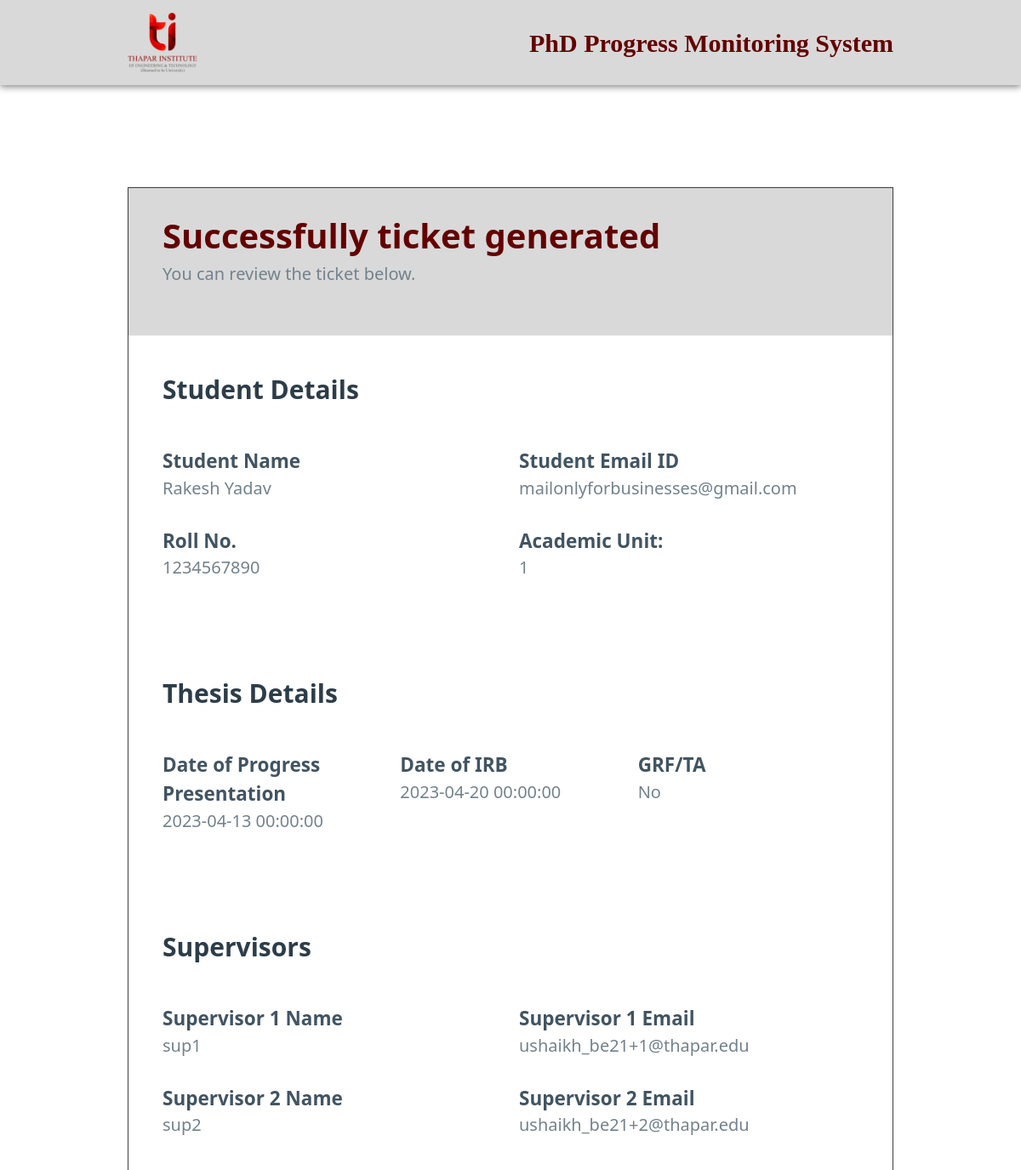
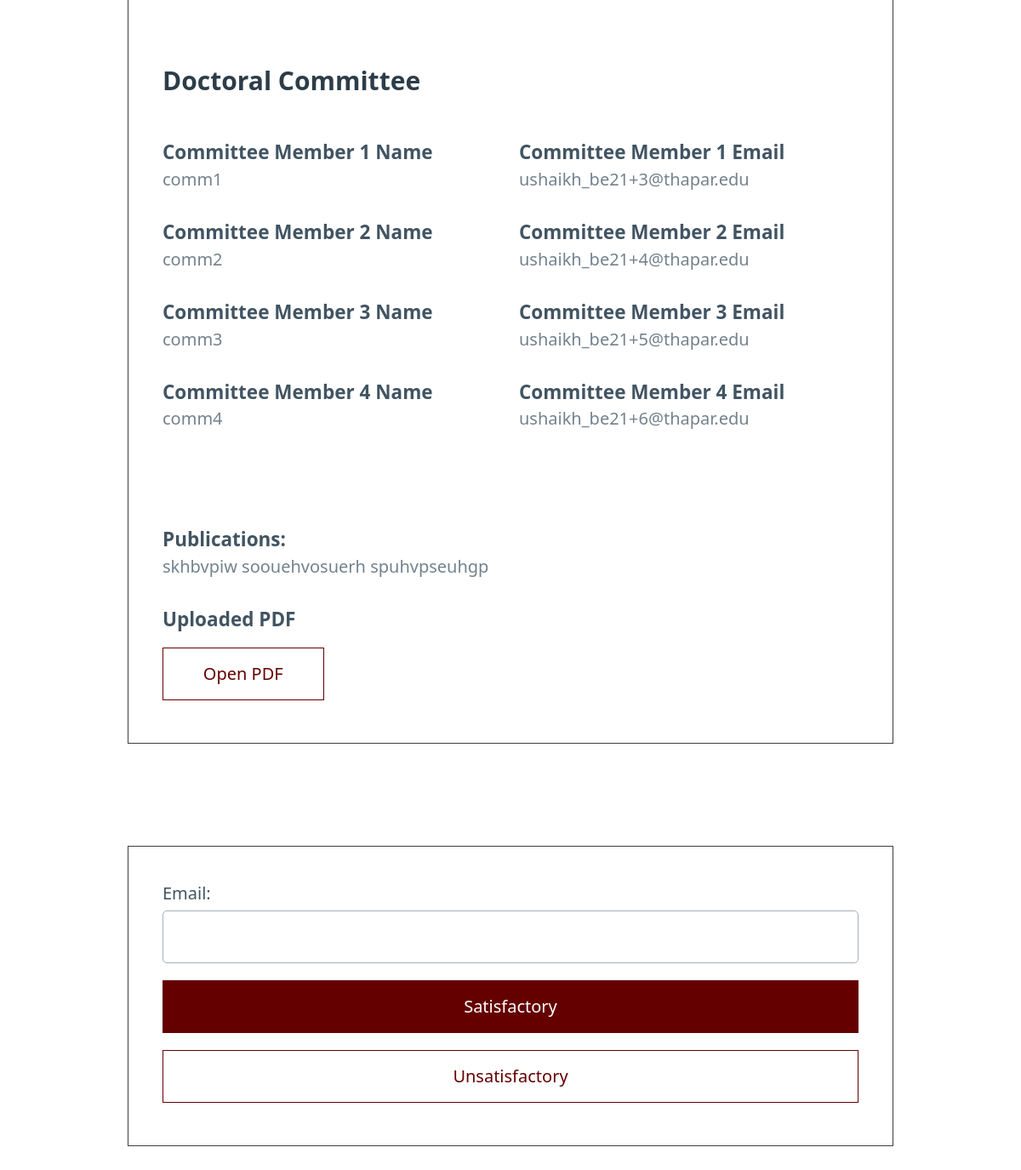
The app's page /committee/1 with its own data (2 pictures, top to bottom).
### app.py (models this page shows)
class Ticket(db.Model):
    Project_ID = db.Column(db.Integer, primary_key=True)
    Roll_No = db.Column(db.String(50), unique=True, nullable=False)
    Student_Name = db.Column(db.String(50), unique=True, nullable=False)
    Student_Email = db.Column(db.String(50), unique=True, nullable=False)
    Au = db.Column(db.String(50), nullable=False)
    Date_Of_Registration = db.Column(db.DateTime, nullable=False)
    Gate = db.Column(db.Boolean, nullable=False)
    Project_Title = db.Column(db.String(50), nullable=False)
    Date_Of_IRB = db.Column(db.DateTime, nullable=False)
    Date_Of_Progress_Presentation = db.Column(db.DateTime, nullable=False)
    File_Path = db.Column(db.String(50), unique=True, nullable=False)
    Publications = db.Column(db.String(50))
    Supervisor_Name = db.Column(db.String(500), nullable=False)
    Supervisor_Email = db.Column(db.String(500), nullable=False)
    Supervisor_Remarks = db.Column(db.String(500))
    Supervisor_Approval = db.Column(db.String(500))
    Supervisor_Marks = db.Column(db.String(500))
    Committee_Name = db.Column(db.Integer, nullable=False)
    Committee_Email = db.Column(db.String(50), nullable=False)
    Committee_Remarks = db.Column(db.String(50))
    Committee_Approval = db.Column(db.Integer)
    Au_Approval = db.Column(db.Boolean)
    Adordc_Approval = db.Column(db.Boolean)
    LastDate = db.Column(db.DateTime, nullable=False)

### app.py (the view)
@app.route('/committee/<Project_ID>', methods=['GET', 'POST'])
def committee(Project_ID):
    ticket = Ticket.query.filter_by(Project_ID=Project_ID).first()
    comE = ticket.Committee_Email.split(';')
    comN = ticket.Committee_Name.split(';')
    supE = ticket.Supervisor_Email.split(';')
    supN = ticket.Supervisor_Name.split(';')
    comE.pop()
    comN.pop()
    if ticket.Supervisor_Remarks:
        supR = ticket.Supervisor_Remarks.split(';')
    else:
        supR = ['' for i in supE if i != '']
    if request.method == "POST":
        Committee_Email = request.form['committee-email']
        index = comE.index(Committee_Email)
        comA = ticket.Committee_Approval.split(';')
        if request.form['satisfaction'] == 'Satisfactory':
            comA[index] = '1'
        elif request.form['satisfaction'] == 'Unsatisfactory':
            comA[index] = '-1'
        ticket.Committee_Approval = ';'.join(comA)
        db.session.commit()
        success = 'Your response has been Submitted Successfully'
    else:
        success = ""
    return render_template('committee.html', Ticket=ticket, success=success, comE=comE, comN=comN, supE=supE, supN=supN, supR=supR, Project_ID=Project_ID)

### templates/committee.html
    {% extends 'ticket_created.html' %}
    {% block form %}
    <article class="article">
    <form action="/committee/{{ Project_ID }}" method="post">
        <label for="committee-email"> Email:</label>
        <input type="email" id="committee-email" name="committee-email"><br>
        <input type="submit" style="border-radius: 0; border: 1px solid #640000;" name="satisfaction" value="Satisfactory">
        <input type="submit" style="background-color: white; color: #640000; border-radius: 0; border: 1px solid #640000;" name="satisfaction" value="Unsatisfactory">
    </form>
    </article>
    {% endblock %}

### templates/ticket_created.html (shortened to what this page needs)
<!DOCTYPE html>
<html lang="en" data-theme="light">
<head>
    <link rel="stylesheet" href="{{ url_for('static', filename='pico.min.css') }}">
</head>
<body>
    <div class="nav-container">
        <div class="nav">
            <div class="logo">
                <img src="{{ url_for('static', filename='images/tietlogo.png') }}" alt="logo">
            </div>
            <div class="brand">
                <strong>PhD Progress Monitoring System</strong>
            </div>
        </div>
    </div>
    <article class="article">
        <header class="header">
            <hgroup>
                <h1> Successfully ticket generated</h1>
                <h2>You can review the ticket below.</h2>
            </hgroup>
        </header>
        <main class="container">
            <section class="student-details">
                <h3>Student Details</h3>
                <div class="grid">
                    <div>
                        <hgroup>
                            <h5>Student Name</h5>
                            <h6>{{ Ticket['Student_Name'] }}</h6>
                        </hgroup>
                    </div>
                    <div>
                        <hgroup>
                            <h5>Student Email ID</h5>
                            <h6>{{ Ticket['Student_Email'] }}</h6>
                        </hgroup>
                    </div>
                </div>
                <div class="grid">
                    <div>
                        <hgroup>
                            <h5>Roll No.</h5>
                            <h6>{{ Ticket['Roll_No'] }}</h6>
                        </hgroup>
                    </div>
                    <div>
                        <hgroup>
                            <h5>Academic Unit:</h5>
                            <h6>{{ Ticket['Au'] }}</h6>
                        </hgroup>
                    </div>
                </div>
            </section>
            <section class="project-details">
                <h3>Thesis Details</h3>
                <div class="grid">
                    <div>
                        <hgroup>
                            <h5>Date of Progress Presentation</h5>
                            <h6>{{ Ticket['Date_Of_Progress_Presentation'] }}</h6>
                        </hgroup>
                    </div>
                    <div>
                        <hgroup>
                            <h5>Date of IRB</h5>
                            <h6>{{ Ticket['Date_Of_IRB'] }}</h6>
                        </hgroup>
                    </div>
                    <div>
                        <hgroup>
                            <h5>GRF/TA</h5>
                            {% if Ticket['Gate'] == 'Yes' %}
                            <h6>Yes</h6>
                            {% else %}
                            <h6>No</h6>
                            {% endif %}
                        </hgroup>
                    </div>
                </div>
            </section>
            <section class="supervisors">
                <h3>Supervisors</h3>
                {% for i in range(supN|length) %}
                {% if supN[i] != '' %}
                <div class="grid">
                    <div>
                        <hgroup>
                            <h5>Supervisor {{ i+1 }} Name</h5>
                            <h6>{{ supN[i] }}</h6>
                        </hgroup>
                    </div>
                    <div>
                        <hgroup>
                            <h5>Supervisor {{ i+1 }} Email</h5>
                            <h6>{{ supE[i] }}</h6>
                        </hgroup>
                    </div>
                </div>
                {% endif %}
                {% endfor %}
            </section>
            <section class="committee">
                <h3>Doctoral Committee</h3>
                {% for i in range(comN|length) %}
                <div class="grid">
                    <div>
                        <hgroup>
                            <h5>Committee Member {{ i+1 }} Name</h5>
                            <h6>{{ comN[i] }}</h6>
                        </hgroup>
                    </div>
                    <div>
                        <hgroup>
                            <h5>Committee Member {{ i+1 }} Email</h5>
                            <h6>{{ comE[i] }}</h6>
                        </hgroup>
                    </div>
                </div>
                {% endfor %}
            </section>
            <div class="grid">
                <div>
                    <hgroup>
                        <h5>Publications:</h5>
                        <h6>{{ Ticket['Publications'] }}</h6>
                    </hgroup>
                </div>
            </div>
            <hgroup>
                <h5 class="Uploaded">Uploaded PDF</h5>
                <div class="grid ">
                    <a href="{{url_for('file', Project_ID = Ticket.Project_ID , _external=True)}}" target="_blank"><button class="secondary"> Open
                            PDF</button></a>
                    <div></div>
                    <div></div>
                    <div></div>
                </div>
            </hgroup>
        </main>
    </article>
    {% block form %}
    {% endblock %}
</body>
</html>

### templates/ticket_created.html (style rules this page uses)
[data-theme="light"], :root:not([data-theme="dark"]) { --primary: #640000; --primary-hover: #640000; --primary-focus: rgba(143, 143, 143, 0.125); --primary-inverse: #FFF; }
.secondary { background-color: white; color: #640000; border-color: #640000; border-radius: 0; }
.Uploaded { margin-bottom: 2%; }
.grid a { text-decoration: none; }
article { width: 75vw; padding-bottom: 0; margin: 10% auto 5%; }
.article { box-shadow: none; border: 1.5px solid #3d3d3d; border-radius: 0; }
.header { background-color: #D9D9D9; border-radius: 0; }
.header h1 { color: #640000; }
.nav-container { background-color: #D9D9D9; box-shadow: 0 2px 8px grey; }
.nav { width: 75vw; margin: 0 auto; background-color: #D9D9D9; color: #640000; min-height: 100px; display: flex; align-items: center; justify-content: space-between; gap: 5%; font-family: 'Times New Roman', Times, serif; font-size: 30px; }
.nav img { height: 70px; }

### records on screen
Ticket: Student_Name "Rakesh Yadav", Student_Email "mailonlyforbusinesses@gmail.com", Roll_No "1234567890", Au "1", Date_Of_Progress_Presentation "2023-04-13 00:00:00", Date_Of_IRB "2023-04-20 00:00:00", Publications "skhbvpiw soouehvosuerh spuhvpseuhgp"

### other values on screen
{{ i+1 }} "1" "2"
{{ supN[i] }} "sup1" "sup2"
{{ supE[i] }} "ushaikh_be21+1@thapar.edu" "ushaikh_be21+2@thapar.edu"
{{ i+1 }} "1" "2" "3" "4"
{{ comN[i] }} "comm1" "comm2" "comm3" "comm4"
{{ comE[i] }} "ushaikh_be21+3@thapar.edu" "ushaikh_be21+4@thapar.edu" "ushaikh_be21+5@thapar.edu" "ushaikh_be21+6@thapar.edu"
